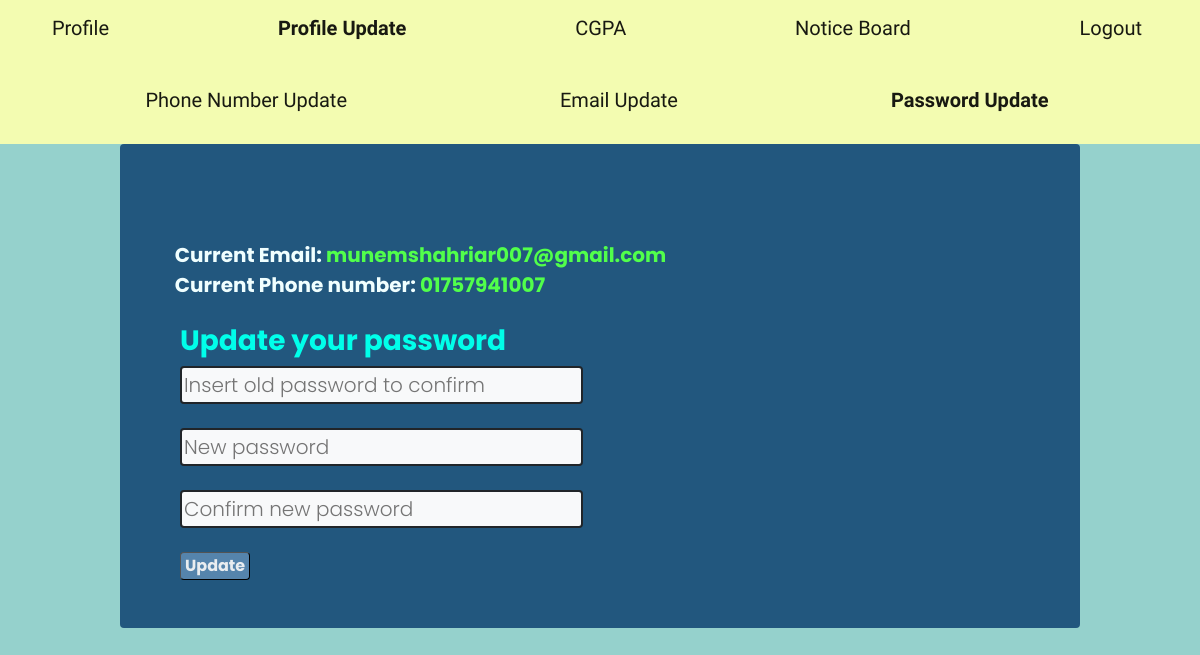
/student_profile_update_password.php (signed in), run on the app's committed database.
### tables this page shows
CREATE TABLE `student_user` (
  `id` int(11) NOT NULL,
  `fname` varchar(40) NOT NULL,
  `lname` varchar(40) DEFAULT NULL,
  `birth_date` date DEFAULT NULL,
  `studentphone` varchar(20) DEFAULT NULL,
  `studentemail` varchar(100) DEFAULT NULL,
  `dept` char(3) DEFAULT NULL,
  `semester` char(1) DEFAULT NULL,
  `cgpa` decimal(3,2) DEFAULT NULL,
  `blood_group` char(3) DEFAULT NULL,
  `addr` varchar(255) DEFAULT NULL,
  `studentgender` varchar(6) NOT NULL,
  `studentnid` int(20) NOT NULL,
  `studentbirth_cert` int(20) NOT NULL,
  `studentuser` varchar(100) DEFAULT NULL,
  `studentpass` varchar(100) DEFAULT NULL,
  `added_by` varchar(40) NOT NULL
);

### student_profile_update_password.php (the view, shortened to what this page needs)
<?php
    require_once('configure.php');
?>
<!DOCTYPE html>
<html lang="en">
<head>
    <link href="https://cdn.jsdelivr.net/npm/bootstrap@5.1.3/dist/css/bootstrap.min.css" rel="stylesheet"
>
    <link rel="stylesheet" href="update.css">
    <link rel="stylesheet" href="navfont.css">
    <link rel="stylesheet" href="student.css">
</head>
<body>
    <header>
    <nav class="navbar navbar-light">
            <div class="container">
                <a class="navbar-brand" href="student_profile.php">
                    <p>&nbsp; Profile</p>
                </a>
                <a class="navbar-brand fw-bolder" href="student_profile_update.php">
                    <p>&nbsp; Profile Update</p>
                </a>
                <a class="navbar-brand" href="student_cgpa.php">
                    <p>&nbsp; CGPA</p>
                </a>
                <a class="navbar-brand" href="student_notice.php">
                    <p>&nbsp; Notice Board</p>
                </a>
                <a class="navbar-brand" href="student_logout.php">
                    <p>&nbsp; Logout</p>
                </a>
            </div>
        </nav>
        <nav class="navbar navbar-light">
            <div class="container justify-content-around">
            <a class="navbar-brand" href="student_profile_update_phone.php">
                    <p>&nbsp; Phone Number Update</p>
                </a>
                <a class="navbar-brand" href="student_profile_update_email.php">
                    <p>&nbsp; Email Update</p>
                </a>
                <a class="navbar-brand fw-bolder" href="student_profile_update_password.php">
                    <p>&nbsp; Password Update</p>
                </a>
            </div>
        </nav>
    </header>
    <main class="container mx-auto border border-0 rounded rounded-2 p-5" style="width: 80%;">
    <br><br>
        <?php
            $user = $_SESSION['username'];
            $select = mysqli_query($con, "SELECT * FROM student_user WHERE id = $user");
            $row = mysqli_fetch_array($select);
            if(is_array($row))
            {
                echo "&nbsp; <strong>Current Email: </strong><span>",$row['studentemail'],"</span><br>","&nbsp; <strong>Current Phone number: </strong><span>",$row['studentphone'],"</span>";
            }
        ?>
        <br><br>
        <div class="container">
                <div class="add">
                    <h3>Update your password</h3>
                        <form action="student_profile_update_password.php" method="post">
                        <input type="password" name="password" id="password"
                    class="border border-2 border-dark rounded rounded-2 fs-5 fw-light bg-light "
                    style="height: 38px; width:48%;" placeholder="Insert old password to confirm"><br><br>
                        <input type="password" name="new_password1" id="password"
                    class="border border-2 border-dark rounded rounded-2 fs-5 fw-light bg-light "
                    style="height: 38px; width:48%;" placeholder="New password"><br><br>
                        <input type="password" name="new_password2" id="password"
                    class="border border-2 border-dark rounded rounded-2 fs-5 fw-light bg-light "
                    style="height: 38px; width:48%;" placeholder="Confirm new password"><br><br>
                        <input type="submit" value="Update" name="add" class="fs-6 fw-bold border-1 rounded-2 px-1 button">
                </form>
                </div>
        </div>
    </main>
</body>
</html>

### update.css (style rules this page uses)
strong { font-weight: 700; font-family: 'Poppins', sans-serif; font-size: 20px; }
main { font-weight: 700; font-family: 'Poppins', sans-serif; }

### student.css (style rules this page uses)
body { background-color: #95D1CC; }
nav { background-color: #faffafef; }
main { background-color: #22577E; }
.button { background-color: #5584AC; color: rgba(245, 245, 245, 0.925); }
strong, h4, h2 { color: azure; }
h3 { color: rgb(0, 255, 234); font-weight: 700; font-family: 'Poppins', sans-serif; }
span { color: rgb(81, 255, 75); font-weight: 700; font-family: 'Poppins', sans-serif; font-size: 20px; }

### data on the page
student_user: studentemail "munemshahriar007@gmail.com", studentphone "01757941007"
